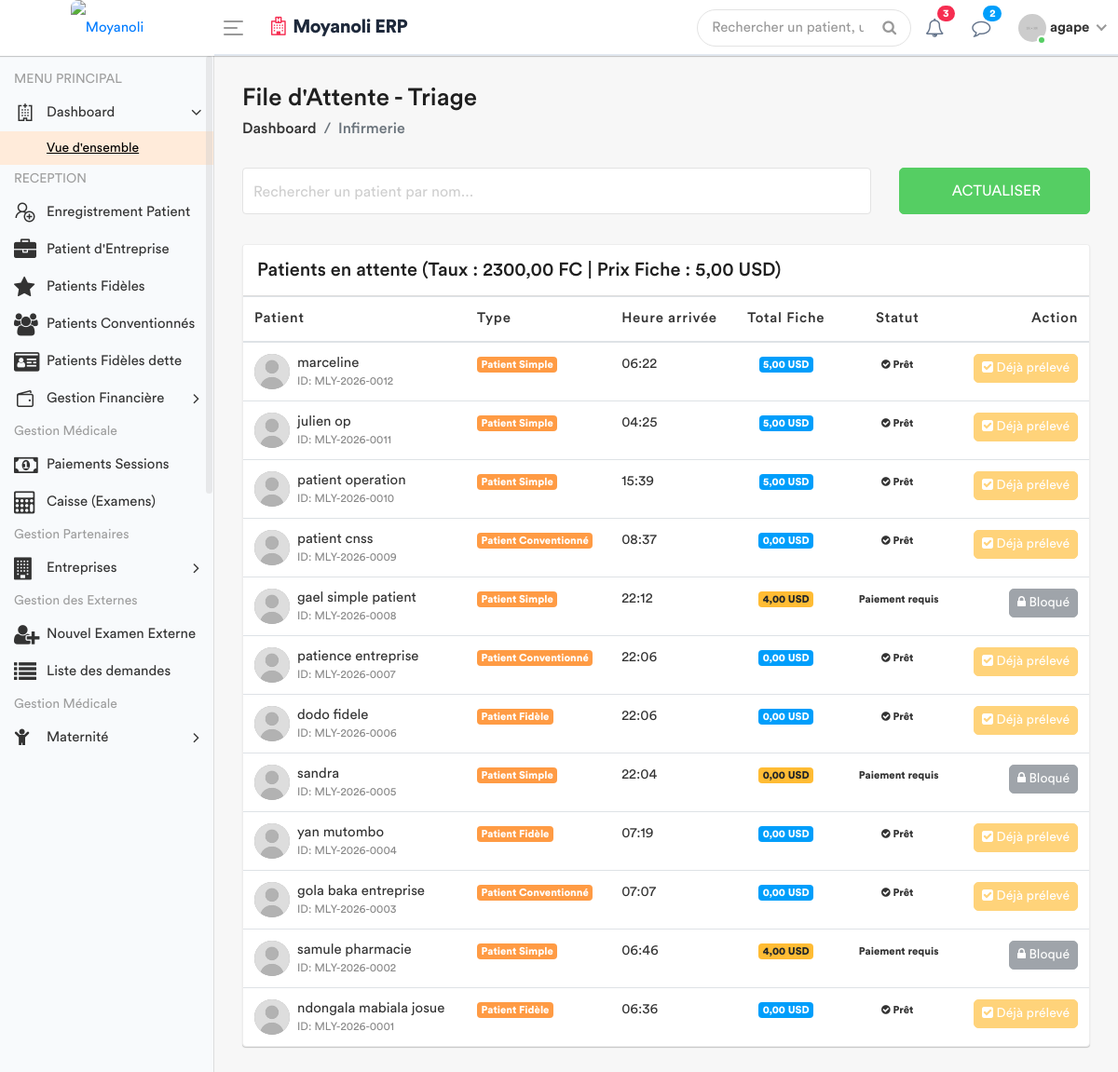
The app's page /infirmerie/attente/ (signed in) with its own data.
### apps/models.py (models this page shows, shortened)
class ConfigurationHopital(models.Model):
    taux_usd_en_cdf = models.DecimalField(max_digits=10, decimal_places=2, default=Decimal('2500.00'))
    derniere_mise_a_jour = models.DateTimeField(auto_now=True)
    class Meta:
        verbose_name = "Configuration du Taux"
    @classmethod
    def get_taux(cls):
        config = cls.objects.first()
        if config:
            return config.taux_usd_en_cdf
        return Decimal('2500.00')

class Prestation(models.Model):
    CATEGORIES = [
        ('ADM', 'Administratif'),
        ('CONS', 'Consultation'),
        ('LABO', 'Laboratoire'),
        ('SOIN', 'Soins'),
        ('ECHO', 'Échographie'),
        ('RADIO', 'Radiologie'),
        ('SCAN', 'Scanner'),
        ('IRM', 'IRM'),
        ('CARDIO', 'Cardiographie'),
        ('GYNECO', 'Gynécographie'),
        ('ONCO', 'Oncologie'),
        ('ORTHO', 'Orthopédie'),
        ('DERMA', 'Dermatologie'),
        ('OPHTA', 'Ophtalmologie'),
        ('PSY', 'Psychiatrie'),
        ('KINE', 'Rééducation / Kinésithérapie'),
        ('MED', 'Acte Médical'),
        ('CHIR', 'Acte Chirurgical'),
        ('CONS_MAT', 'Consultation Maternité'),
        ('MAT', 'Forfait Maternité / Accouchement'),
    ]
    libelle = models.CharField(max_length=200, verbose_name="Libellé")
    categorie = models.CharField(max_length=10, choices=CATEGORIES, verbose_name="Catégorie")
    prix = models.DecimalField(max_digits=10, decimal_places=2, default=Decimal('0.00'), verbose_name="Prix (USD)")
    valeur_normale = models.CharField(
        max_length=150, blank=True, null=True,
        verbose_name="Valeur Normale / Référence (Labo uniquement)",
        help_text="Ex: 70-110 mg/dl, Négatif, etc."
    )
    class Meta:
        verbose_name = "Prestation"
        verbose_name_plural = "Prestations"

class Patient(models.Model):
    TYPE_CHOICES = [
        ('SIMPLE', 'Patient Simple'),
        ('FIDELE', 'Patient Fidèle'),
        ('CONVENTIONNE', 'Patient Conventionné'),
    ]
    code_patient = models.CharField(max_length=20, unique=True, editable=False)
    noms = models.CharField(max_length=100)
    service = models.ForeignKey('Service', on_delete=models.PROTECT, related_name='patients', null=True)
    sexe = models.CharField(max_length=1, choices=[('M', 'Masculin'), ('F', 'Féminin')])
    age = models.CharField(max_length=30)
    adresse = models.TextField()
    telephone = models.CharField(max_length=20)
    type_patient = models.CharField(max_length=15, choices=TYPE_CHOICES, default='SIMPLE')
    a_carte_fidelite = models.BooleanField(default=False, verbose_name="Possède carte de fidélité")
    entreprise = models.ForeignKey(
        'Entreprise',
        on_delete=models.SET_NULL,
        null=True,
        blank=True,
        related_name='patients',
        verbose_name="Entreprise (si conventionné)"
    )
    fiche_payee = models.BooleanField(default=False)
    created_by = models.ForeignKey(User, on_delete=models.SET_NULL, null=True, related_name='patients_crees')
    date_creation = models.DateTimeField(auto_now_add=True)
    date_modification = models.DateTimeField(auto_now=True)

### apps/views.py (the view)
# urls.py: path('infirmerie/attente/', views.liste_attente_triage, name='liste_attente_triage'),
@login_required
def liste_attente_triage(request):
    taux = ConfigurationHopital.get_taux()
    prestation_fiche = Prestation.objects.filter(categorie='ADM', libelle__icontains='Fiche').first()
    prix_fiche_usd = prestation_fiche.prix if prestation_fiche else Decimal('6.00')
    patients_liste = Patient.objects.all().order_by('-date_creation')
    for patient in patients_liste:
        if patient.type_patient != 'SIMPLE':
            patient.a_solde_fiche = True
            patient.total_fiche_usd = 0
            patient.doit_payer_fiche = False
        else:
            patient.doit_payer_fiche = True
            paiements = Paiement.objects.filter(patient=patient, service='FICHE')
            total_paye_usd = sum([
                p.montant_verse if p.devise == 'USD' else (p.montant_verse / taux)
                for p in paiements
            ])
            patient.total_fiche_usd = total_paye_usd
            patient.a_solde_fiche = total_paye_usd >= prix_fiche_usd
        patient.a_signes_vitaux_deja_pris = SigneVital.objects.filter(patient=patient).exists()
    role = Fonction.objects.filter(userKey=request.user).first()
    fonctionKey = role.fonctionKey.roleName if (role and role.fonctionKey) else None
    return render(request, 'back-end/infirmerie/liste_attente.html', {
        'patients': patients_liste,
        'taux': taux,
        'prix_fiche': prix_fiche_usd,
        'fonctionKey': fonctionKey
    })

### apps/templates/back-end/infirmerie/liste_attente.html (shortened to what this page needs)
<!DOCTYPE html>
{% load static %}
<html lang="fr">
    <head>
        {% include 'back-end/includes/css.html' %}
    </head>
    <body>
        <div class="main-wrapper">
            {% include 'back-end/includes/header.html' %}
            {% include 'back-end/includes/sidebar.html' %}
            <div class="page-wrapper">
                <div class="content container-fluid">
                    <div class="page-header">
                        <div class="row align-items-center">
                            <div class="col">
                                <h3 class="page-title">File d'Attente - Triage</h3>
                                <ul class="breadcrumb">
                                    <li class="breadcrumb-item"><a href="{% url 'dashboard' %}">Dashboard</a></li>
                                    <li class="breadcrumb-item active">Infirmerie</li>
                                </ul>
                            </div>
                        </div>
                    </div>
                    <div class="row filter-row">
                        <div class="col-sm-9 col-md-9">
                            <div class="form-group form-focus">
                                <input type="text" id="searchPatient" class="form-control floating" onkeyup="filterTable()">
                                <label class="focus-label">Rechercher un patient par nom...</label>
                            </div>
                        </div>
                        <div class="col-sm-3 col-md-3">
                            <button class="btn btn-success btn-block" onclick="window.location.reload();">  Actualiser </button>
                        </div>
                    </div>
                    <div class="card card-table mt-3">
                        <div class="card-header">
                            <h4 class="card-title mb-0">Patients en attente (Taux : {{ taux }} FC | Prix Fiche : {{ prix_fiche }} USD)</h4>
                        </div>
                        <div class="card-body">
                            <div class="table-responsive">
                                <table class="table table-hover table-center mb-0" id="patientTable">
                                    <thead>
                                        <tr>
                                            <th>Patient</th>
                                            <th>Type</th>
                                            <th>Heure arrivée</th>
                                            <th class="text-center">Total Fiche</th>
                                            <th class="text-center">Statut</th>
                                            <th class="text-right">Action</th>
                                        </tr>
                                    </thead>
                                    <tbody>
                                        {% for patient in patients %}
                                        <tr>
                                            <td>
                                                <h2 class="table-avatar">
                                                    <a href="#" class="avatar avatar-sm mr-2">
                                                        <img class="avatar-img rounded-circle" src="{% static 'back-end/assets/img/user.jpg' %}" alt="User">
                                                    </a>
                                                    <a href="#">{{ patient.noms }} <span>ID: {{ patient.code_patient }}</span></a>
                                                </h2>
                                            </td>
                                            <td><span class="badge badge-primary">{{ patient.get_type_patient_display }}</span></td>
                                            <td>{{ patient.date_creation|date:"H:i" }}</td>
                                            <td class="text-center">
                                                <span class="badge {% if patient.a_solde_fiche %}badge-info{% else %}badge-warning{% endif %}">
                                                    {{ patient.total_fiche_usd|floatformat:2 }} USD
                                                </span>
                                            </td>
                                            <td class="text-center">
                                                {% if patient.a_solde_fiche %}
                                                    <span class="badge badge-success-border"><i class="fa fa-check-circle"></i> Prêt</span>
                                                {% else %}
                                                    <span class="badge badge-danger-border"> Paiement requis</span>
                                                {% endif %}
                                            </td>
                                            <td class="text-right">
                                                {% if not patient.a_solde_fiche and patient.doit_payer_fiche %}
                                                    <button class="btn btn-secondary btn-sm" disabled title="Le patient doit solder {{ prix_fiche }} USD">
                                                        <i class="fa fa-lock"></i> Bloqué
                                                    </button>
                                                {% elif patient.a_signes_vitaux_deja_pris %}
                                                    <button class="btn btn-warning btn-sm" disabled>
                                                        <i class="fa fa-check-square"></i> Déjà prélevé
                                                    </button>
                                                {% else %}
                                                    <a href="{% url 'saisir_signes' patient.id %}" class="btn btn-primary btn-sm">
                                                        <i class="fa fa-stethoscope"></i> Signes Vitaux
                                                    </a>
                                                {% endif %}
                                            </td>
                                        </tr>
                                        {% empty %}
                                        <tr>
                                            <td colspan="6" class="text-center py-4">Aucun patient en attente.</td>
                                        </tr>
                                        {% endfor %}
                                    </tbody>
                                </table>
                            </div>
                        </div>
                    </div>
                </div>
            </div>
        </div>
    </body>
</html>

### apps/templates/back-end/includes/header.html (shortened to what this page needs)
{% load static %}
<div class="header" style="background: #ffffff; border-bottom: 2px solid #e2e8f0;">
    <div class="header-left" style="background: #ffffff;">
        <a href="{% url 'home' %}" class="logo">
            <img src="{% static 'front-end/assets/dr/logo.jpeg' %}" width="45" height="45" alt="Moyanoli" style="border-radius: 8px;">
        </a>
    </div>
    <a id="toggle_btn" href="javascript:void(0);" style="color: #007bff;">
        <span class="bar-icon">
            <span></span>
            <span></span>
            <span></span>
        </span>
    </a>
    <div class="page-title-box">
        <h3 style="color: #1e293b; font-weight: 700; letter-spacing: -0.5px;">
            <i class="fa fa-hospital-o text-danger mr-2"></i>Moyanoli ERP
        </h3>
    </div>
    <ul class="nav user-menu">
        <li class="nav-item">
            <div class="top-nav-search">
                <form action="#">
                    <input class="form-control" type="text" placeholder="Rechercher un patient, un dossier...">
                    <button class="btn" type="submit"><i class="fa fa-search"></i></button>
                </form>
            </div>
        </li>
        <li class="nav-item dropdown">
            <a href="#" class="dropdown-toggle nav-link" data-toggle="dropdown">
                <i class="fa fa-bell-o" style="color: #64748b;"></i> <span class="badge badge-pill bg-danger">3</span>
            </a>
        </li>
        <li class="nav-item dropdown">
            <a href="#" class="dropdown-toggle nav-link" data-toggle="dropdown">
                <i class="fa fa-comment-o" style="color: #64748b;"></i> <span class="badge badge-pill bg-info">2</span>
            </a>
        </li>
        <li class="nav-item dropdown has-arrow main-drop">
            <a href="#" class="dropdown-toggle nav-link" data-toggle="dropdown">
                <span class="user-img">
                    <img src="{% static 'back-end/assets/img/profiles/avatar-21.jpg' %}" alt="">
                    <span class="status online"></span>
                </span>
                <span style="font-weight: 600;">{{ user.username }}</span>
            </a>
        </li>
    </ul>
</div>

### records on screen
ConfigurationHopital: taux_usd_en_cdf "2300,00"
Prestation: prix "5,00"
Patient: noms "marceline", code_patient "MLY-2026-0012", type_patient "Patient Simple", date_creation "06:22", total_fiche_usd "5,00", shows "Prêt", shows "Déjà prélevé"
Patient: noms "julien op", code_patient "MLY-2026-0011", type_patient "Patient Simple", date_creation "04:25", total_fiche_usd "5,00", shows "Prêt", shows "Déjà prélevé"
Patient: noms "patient operation", code_patient "MLY-2026-0010", type_patient "Patient Simple", date_creation "15:39", total_fiche_usd "5,00", shows "Prêt", shows "Déjà prélevé"
Patient: noms "patient cnss", code_patient "MLY-2026-0009", type_patient "Patient Conventionné", date_creation "08:37", total_fiche_usd "0,00", shows "Prêt", shows "Déjà prélevé"
Patient: noms "gael simple patient", code_patient "MLY-2026-0008", type_patient "Patient Simple", date_creation "22:12", total_fiche_usd "4,00", shows "Paiement requis"
Patient: noms "patience entreprise", code_patient "MLY-2026-0007", type_patient "Patient Conventionné", date_creation "22:06", total_fiche_usd "0,00", shows "Prêt", shows "Déjà prélevé"
Patient: noms "dodo fidele", code_patient "MLY-2026-0006", type_patient "Patient Fidèle", date_creation "22:06", total_fiche_usd "0,00", shows "Prêt", shows "Déjà prélevé"
Patient: noms "sandra", code_patient "MLY-2026-0005", type_patient "Patient Simple", date_creation "22:04", total_fiche_usd "0,00", shows "Paiement requis"
Patient: noms "yan mutombo", code_patient "MLY-2026-0004", type_patient "Patient Fidèle", date_creation "07:19", total_fiche_usd "0,00", shows "Prêt", shows "Déjà prélevé"
Patient: noms "gola baka entreprise", code_patient "MLY-2026-0003", type_patient "Patient Conventionné", date_creation "07:07", total_fiche_usd "0,00", shows "Prêt", shows "Déjà prélevé"
Patient: noms "samule pharmacie", code_patient "MLY-2026-0002", type_patient "Patient Simple", date_creation "06:46", total_fiche_usd "4,00", shows "Paiement requis"
Patient: noms "ndongala mabiala josue", code_patient "MLY-2026-0001", type_patient "Patient Fidèle", date_creation "06:36", total_fiche_usd "0,00", shows "Prêt", shows "Déjà prélevé"

### other values on screen
{{ user.username }} "agape"
